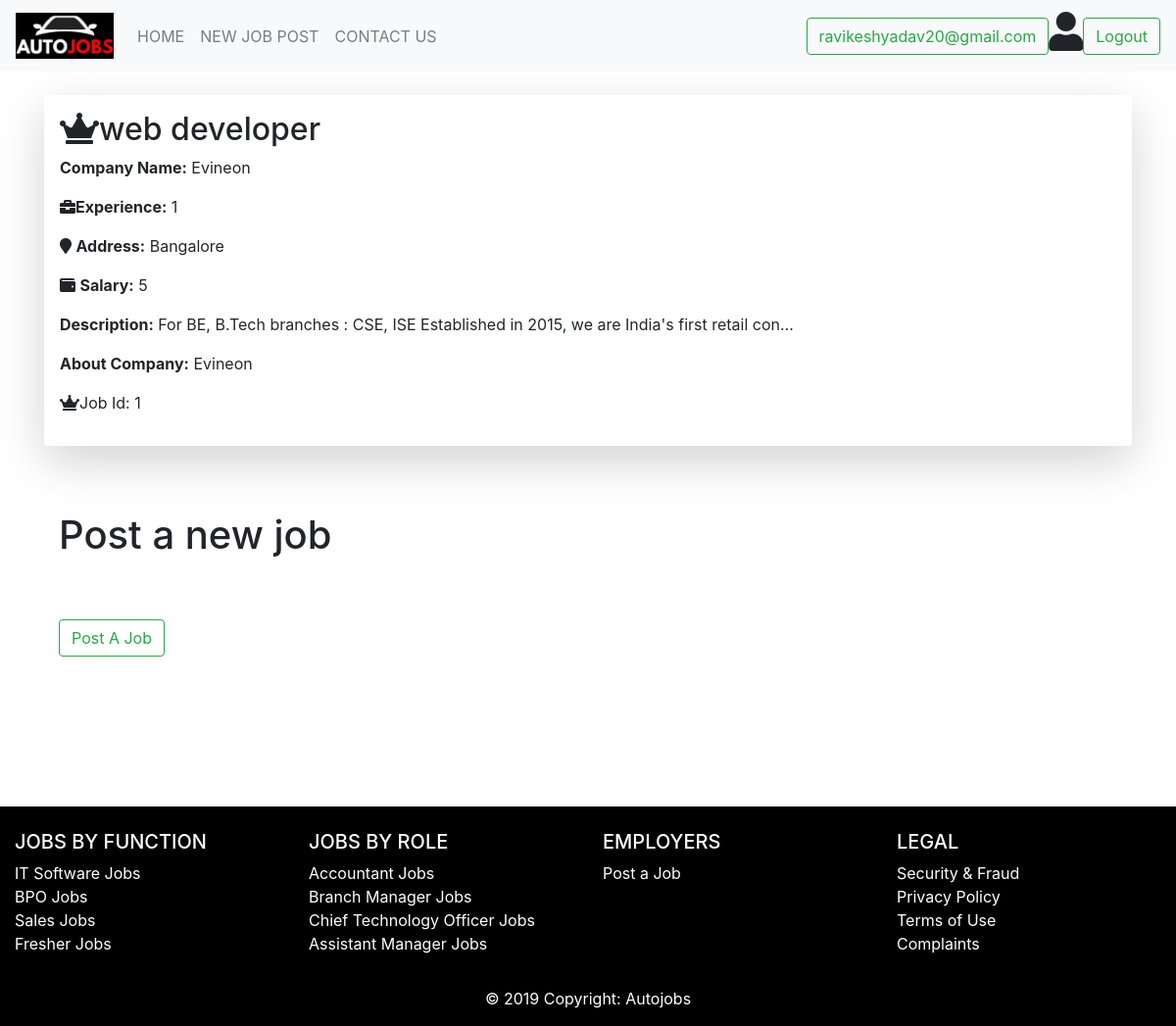
Page /eindex.php (signed in) on the committed database.
### tables this page shows
CREATE TABLE `post` (
  `pid` bigint(10) NOT NULL,
  `key_role` varchar(50) NOT NULL,
  `company_name` varchar(100) NOT NULL,
  `experience` int(2) NOT NULL,
  `address` text NOT NULL,
  `salary` bigint(10) NOT NULL,
  `emp_type` varchar(10) NOT NULL,
  `email` varchar(50) NOT NULL,
  `job_description` text NOT NULL,
  `company_profile` text NOT NULL,
  `time` date NOT NULL DEFAULT current_timestamp()
);

### eindex.php (the view, shortened to what this page needs)
<?php
    $email = $_SESSION['email'];
?>
<!doctype html>
<html lang="en">
<head>
    <link rel="stylesheet" href="https://use.fontawesome.com/releases/v5.6.3/css/all.css">
    <link rel="stylesheet" href="https://stackpath.bootstrapcdn.com/bootstrap/4.3.1/css/bootstrap.min.css">
    <link rel="stylesheet" href="style.css">
</head>
<body>
    <nav class="navbar navbar-expand-lg navbar-light bg-light">
        <a class="navbar-brand" href="eindex.php"><img src="logo.png" alt="Autojobs LOGO" width="100"></a>
        <div class="collapse navbar-collapse" id="navbarSupportedContent">
            <ul class="navbar-nav mr-auto">
                <li class="nav-item">
                    <a class="nav-link" href="eindex.php">HOME</a>
                </li>
                <li class="nav-item">
                    <a class="nav-link" href="jobpost.php">NEW JOB POST</a>
                </li>
                <li class="nav-item">
                    <a class="nav-link" href="econtact.php">CONTACT US</a>
                </li>
            </ul>
            <form class="form-inline" action="eprofile.php">
                <button class="btn btn-outline-success my-2 my-sm-0" type="submit"><?php echo $email ?></button>
            </form>
            <h1><i class="fas fa-user"></i></h1>
                <a href="logout.php" class="btn btn-outline-success my-2 my-sm-0">Logout</a>
            </div>
    </nav>
    <br>
<div class="container">
                        <?php
                           $conn = mysqli_connect("localhost", "root", "", "jobs");
                           $sql = "SELECT * FROM post where email='$email'";
                           $result = mysqli_query($conn, $sql);
                           if (mysqli_num_rows($result) > 0) {
                              while ($row = mysqli_fetch_assoc($result))
                                {
                                    echo "<div class='index'>";
                                    echo "<div class='shadow-lg p-3 mb-5 bg-white rounded'>";
                                  echo "<h2><i class='fa fa-crown'></i>" .$row["key_role"]. "</h2>";
                                  echo "<p><b>Company Name:</b> " .$row["company_name"]. "</p>";
                                  echo "<p><i class='fa fa-briefcase'></i><b>Experience:</b> " .$row["experience"]. "</p>";
                                  echo "<p><i class='fa fa-map-marker'></i> <b>Address:</b> " .$row["address"]. "</p>";
                                  echo "<p><i class='fa fa-wallet'></i> <b>Salary:</b> " .$row["salary"]. "</p>";
                                  echo "<p class='short'><i></i> <b>Description:</b> " .$row["job_description"]. "</p>";
                                  echo "<p class='short'><i></i> <b>About Company:</b> " .$row["company_profile"]. "</p>";
                                  echo "<p><i class='fa fa-crown'></i>Job Id: " .$row["pid"]. "</p>";
                                  echo "</div></div>";
                                }
                              } else {
                                      echo "0 results";
                              }
                          ?>
                          <div class="find container">
                            <h1 >Post a new job</h1>
                            <div>
                                <a href="jobpost.php" class="btn btn-outline-success post">Post A Job</a>
                            </div>
                        </div>
</div>
       <?php
    include_once('footer.php');
?>

### style.css (style rules this page uses)
.btn { margin-bottom: 5px; }
.post { margin-top: 5%; margin-bottom: 8%; }
.find { margin-top: 6%; margin-bottom: 6%; }
a { color: white; text-decoration: none; }
.short { white-space: nowrap; overflow: hidden; text-overflow: ellipsis; max-width: 75ch; }

### rows in the picture
post: key_role "web developer", company_name "Evineon", experience "1", address "Bangalore", salary "5", job_description "For BE, B.Tech branches : CSE, ISE Established in 2015, we are India's first retail con…", company_profile "Evineon", pid "1"

### other values in the picture
$email "ravikeshyadav20@gmail.com"
